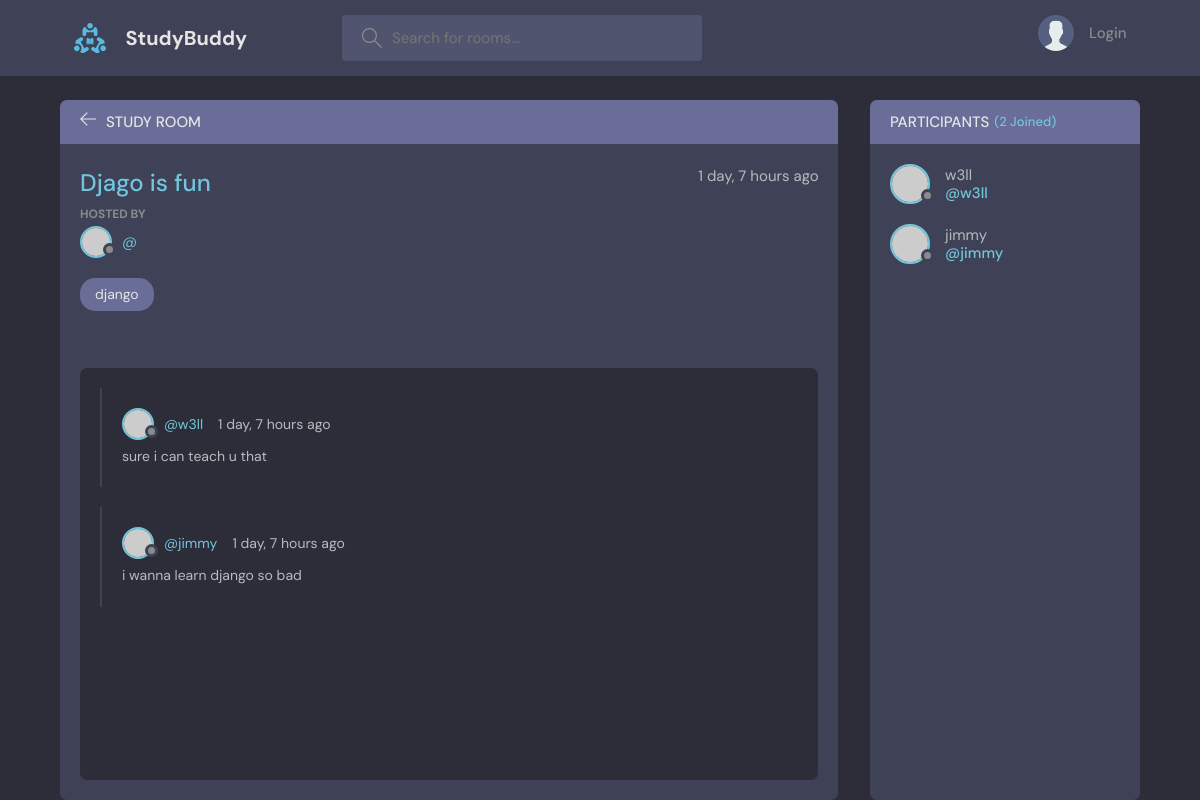
The app's page /room/16/ with its own data.
### base/models.py (models this page shows, shortened)
class Room(models.Model):
    host = models.ForeignKey(User, on_delete=models.SET_NULL, null=True)
    topic = models.ForeignKey(Topic, on_delete=models.SET_NULL, null=True)
    name = models.CharField(max_length=200)
    description = models.TextField(null=True, blank=True)
    participants = models.ManyToManyField(User, related_name='participants', blank=True)
    updated = models.DateTimeField(auto_now=True)
    created = models.DateTimeField(auto_now_add=True)
    class Meta:
        ordering = ['-updated', '-created']

class Topic(models.Model):
    name = models.CharField(max_length=200)
    def __str__(self, *args, **kawrgs):
        return self.name

class Message(models.Model):
    user = models.ForeignKey(User, on_delete=models.CASCADE)
    room = models.ForeignKey(Room, on_delete=models.CASCADE)
    body = models.TextField()
    updated = models.DateTimeField(auto_now=True)
    created = models.DateTimeField(auto_now_add=True)
    class Meta:
        ordering = ['-updated', '-created']

### base/views.py (the view, shortened to what this page needs)
# urls.py: path('room/<str:pk>/', views.room, name="ROOM"),
def room(request, pk):
    room = Room.objects.get(id=pk)
    room_messages = room.message_set.all()
    participants = room.participants.all()
    return render(request, 'base/room.html', {'room': room, 'room_messages': room_messages, 'participants': participants})

### base/templates/base/room.html (shortened to what this page needs)
{% extends 'main.html' %}
  {% block content %}
    <main class="profile-page layout layout--2">
      <div class="container">
        <div class="room">
          <div class="room__top">
            <div class="room__topLeft">
              <a href="{% url 'HOME' %}">
                <svg version="1.1" xmlns="http://www.w3.org/2000/svg" width="32" height="32" viewBox="0 0 32 32">
                  <title>arrow-left</title>
                  <path
                    d="M13.723 2.286l-13.723 13.714 13.719 13.714 1.616-1.611-10.96-10.96h27.625v-2.286h-27.625l10.965-10.965-1.616-1.607z"
                  ></path>
                </svg>
              </a>
              <h3>Study Room</h3>
            </div>
          </div>
          <div class="room__box scroll">
            <div class="room__header scroll">
              <div class="room__info">
                <h3>{{room.name}}</h3>
                <span>{{room.created|timesince}} ago</span>
              </div>
              <div class="room__hosted">
                <p>Hosted By</p>
                <a href="{% url 'USERPROFILE' room.host.id %}" class="room__author">
                  <div class="avatar avatar--small">
                    <img src="https://randomuser.me/api/portraits/men/37.jpg" />
                  </div>
                  <span>@{{user.username}}</span>
                </a>
              </div>
              <span class="room__topics">{{room.topic}}</span>
            </div>
            <div class="room__conversation">
              <div class="threads scroll">
                {% for message in room_messages %}
                <div class="thread">
                  <div class="thread__top">
                    <div class="thread__author">
                      <a href="{% url 'USERPROFILE' message.user.id %}" class="thread__authorInfo">
                        <div class="avatar avatar--small">
                          <img src="https://randomuser.me/api/portraits/men/37.jpg" />
                        </div>
                        <span>@{{message.user.username}}</span>
                      </a>
                      <span class="thread__date">{{message.created|timesince}} ago</span>
                    </div>
                  </div>
                  <div class="thread__details">
                    {{message.body}}
                  </div>
                </div>
                {% endfor %}
              </div>
            </div>
          </div>
        </div>
        <div class="participants">
          <h3 class="participants__top">Participants <span>({{participants.count}} Joined)</span></h3>
          <div class="participants__list scroll">
            {% for user in participants %}
            <a href="{% url 'USERPROFILE' user.id %}" class="participant">
              <div class="avatar avatar--medium">
                <img src="https://randomuser.me/api/portraits/men/37.jpg" />
              </div>
              <p>
                {{user.username}}
                <span>@{{user.username}}</span>
              </p>
            </a>
            {% endfor %}
          </div>
        </div>
      </div>
    </main>
{% endblock content %}

### records on screen
Room: name "Djago is fun", created "1 day, 7 hours", topic "django"
Message: user.username "w3ll", created "1 day, 7 hours", body "sure i can teach u that"
Message: user.username "jimmy", created "1 day, 7 hours", body "i wanna learn django so bad"

### other values on screen
{{ participants.count }} "2"
{{ user.username }} "w3ll"
{{ user.username }} "jimmy"
